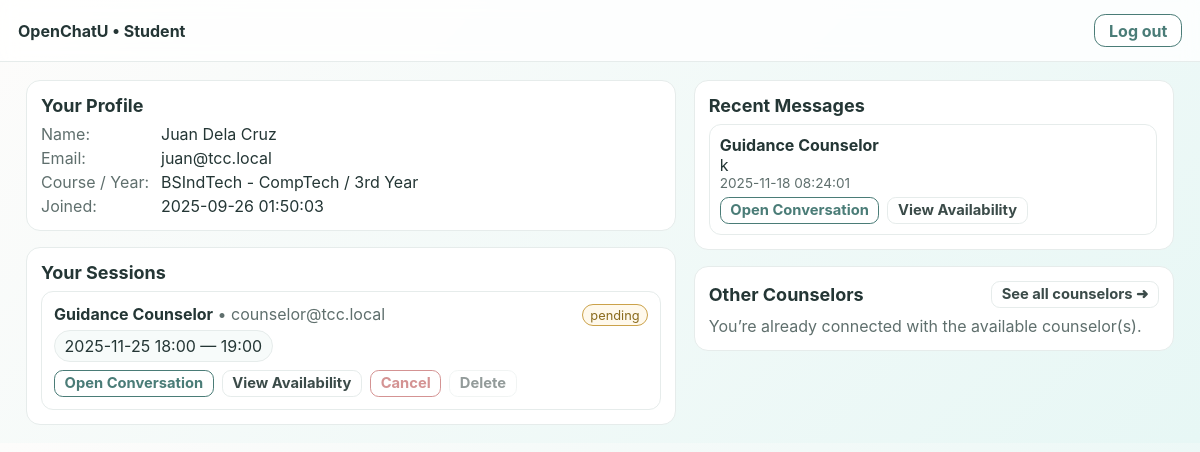
Page /student.php (signed in) on the committed database.
### tables this page shows
CREATE TABLE `users` (
  `user_id` int(11) NOT NULL,
  `full_name` varchar(100) NOT NULL,
  `email` varchar(100) NOT NULL,
  `password_hash` varchar(255) DEFAULT NULL,
  `role` enum('student','counselor','admin') NOT NULL DEFAULT 'student',
  `gender` varchar(10) DEFAULT NULL,
  `age` int(11) DEFAULT NULL,
  `civil_status` varchar(20) DEFAULT NULL,
  `year_level` varchar(20) DEFAULT NULL,
  `school_id_path` varchar(255) DEFAULT NULL,
  `course` varchar(100) DEFAULT NULL,
  `created_at` timestamp NOT NULL DEFAULT current_timestamp(),
  `verification_status` enum('pending','approved','rejected') NOT NULL DEFAULT 'pending',
  `id_file_path` varchar(255) DEFAULT NULL
);

CREATE TABLE `sessions` (
  `id` int(11) NOT NULL,
  `student_id` int(11) NOT NULL,
  `counselor_id` int(11) DEFAULT NULL,
  `started_at` datetime DEFAULT current_timestamp(),
  `status` enum('pending','approved','cancelled') NOT NULL,
  `type` enum('In-Person','Online-Video','Online-Chat') DEFAULT 'In-Person',
  `note` varchar(255) DEFAULT NULL
);

### student.php (the view, shortened to what this page needs)
<?php
require_once __DIR__ . '/db_connect.php';
$me = (int)($_SESSION['user_id'] ?? 0);
function col_exists(mysqli $c, string $t, string $col): bool {
  $q = $c->prepare("SELECT 1 FROM information_schema.COLUMNS
                    WHERE TABLE_SCHEMA = DATABASE()
                      AND TABLE_NAME = ?
                      AND COLUMN_NAME = ?
                    LIMIT 1");
  $q->bind_param('ss', $t, $col);
  $q->execute(); $q->store_result();
  $ok = $q->num_rows > 0; $q->close();
  return $ok;
}
function session_pk(mysqli $c): ?string {
  if (col_exists($c,'sessions','session_id')) return 'session_id';
  if (col_exists($c,'sessions','id'))        return 'id';
  return null;
}
$meRow = ['full_name'=>'', 'email'=>'', 'course'=>'', 'year_level'=>'', 'created_at'=>date('Y-m-d H:i:s')];
$stmt = $conn->prepare("SELECT full_name,email,COALESCE(course,'') AS course,COALESCE(year_level,'') AS year_level,created_at
                        FROM users WHERE user_id=? LIMIT 1");
$stmt->bind_param('i',$me); $stmt->execute();
if ($r = $stmt->get_result()->fetch_assoc()) $meRow = $r;
$sessPk = session_pk($conn);
$hasEnd = col_exists($conn,'sessions','ended_at');
$sessions = [];
if ($sessPk !== null) {
  $endedExpr = $hasEnd ? "s.ended_at" : "DATE_ADD(s.started_at, INTERVAL 60 MINUTE)";
  $sql = "
    SELECT s.$sessPk AS session_id,
           s.started_at,
           $endedExpr AS ended_at,
           s.status,
           c.user_id AS counselor_id, c.full_name AS counselor_name, c.email AS counselor_email
    FROM sessions s
    JOIN users c ON c.user_id = s.counselor_id
    WHERE s.student_id=?
      AND s.status <> 'cancelled'
    ORDER BY s.started_at DESC
    LIMIT 8";
  $stmt = $conn->prepare($sql);
  $stmt->bind_param('i',$me); $stmt->execute();
  $res = $stmt->get_result(); while ($row = $res->fetch_assoc()) $sessions[] = $row;
}
$recent = [];
$sql = "
  SELECT P.partner_id,
         U.full_name AS partner_name,
         COALESCE(U.email,'') AS partner_email,
         U.role AS partner_role,
         M.message, M.sent_at
  FROM (
    SELECT
      CASE WHEN m.sender_id = ? THEN m.receiver_id ELSE m.sender_id END AS partner_id,
      MAX(m.sent_at) AS last_time
    FROM messages m
    WHERE m.sender_id = ? OR m.receiver_id = ?
    GROUP BY partner_id
  ) P
  JOIN messages M
    ON ( (M.sender_id = ? AND M.receiver_id = P.partner_id) OR
         (M.sender_id = P.partner_id AND M.receiver_id = ?) )
   AND M.sent_at = P.last_time
  JOIN users U ON U.user_id = P.partner_id
  ORDER BY P.last_time DESC
  LIMIT 10";
$stmt = $conn->prepare($sql);
$stmt->bind_param('iiiii', $me,$me,$me,$me,$me);
$stmt->execute();
$r = $stmt->get_result();
while ($row = $r->fetch_assoc()) $recent[] = $row;
$excludeIds = [];
foreach ($sessions as $s) {
  if (!empty($s['counselor_id'])) $excludeIds[(int)$s['counselor_id']] = true;
}
foreach ($recent as $m) {
  if (($m['partner_role'] ?? '') === 'counselor') $excludeIds[(int)$m['partner_id']] = true;
}
$excludeIds = array_keys($excludeIds);
$counselors = [];
function can_cancel(array $s): bool {
  $now = time();
  $startTs = strtotime($s['started_at']);
  $status = strtolower(trim((string)($s['status'] ?? '')));
  return ($startTs > $now) && !in_array($status, ['cancelled','completed'], true);
}
?>
<!doctype html>
<html>
<head>
</head>
<body>
<header>
  <strong>OpenChatU • Student</strong>
  <a class="btn" href="logout.php">Log out</a>
</header>
<main>
  <div class="grid">
    <div class="left-col">
      <div class="card" style="margin-bottom:16px">
        <div class="card-head"><h2>Your Profile</h2></div>
        <div class="kv">
          <div class="muted">Name:</div><div><?= htmlspecialchars($meRow['full_name']) ?></div>
          <div class="muted">Email:</div><div><?= htmlspecialchars($meRow['email']) ?></div>
          <div class="muted">Course / Year:</div>
          <div><?= htmlspecialchars($meRow['course']) ?><?= $meRow['course'] && $meRow['year_level'] ? ' / ' : '' ?><?= htmlspecialchars($meRow['year_level']) ?></div>
          <div class="muted">Joined:</div><div><?= htmlspecialchars(date('Y-m-d H:i:s', strtotime($meRow['created_at']))) ?></div>
        </div>
      </div>
      <div class="card">
        <div class="card-head"><h2>Your Sessions</h2></div>
        <?php if (!$sessions): ?>
          <div class="muted">No sessions found.</div>
        <?php else: ?>
          <div class="list">
            <?php foreach ($sessions as $s):
              $statusKey = strtolower(trim((string)($s['status'] ?? '')));
              $badgeClass = 'badge '.($statusKey?:'');
              $canCancel = can_cancel($s);
            ?>
              <div class="pill">
                <div class="pill-head">
                  <div>
                    <div><strong><?= htmlspecialchars($s['counselor_name']) ?></strong> <span class="muted">• <?= htmlspecialchars($s['counselor_email']) ?></span></div>
                    <div class="chip"><?= htmlspecialchars(date('Y-m-d H:i', strtotime($s['started_at']))) ?> — <?= htmlspecialchars(date('H:i', strtotime($s['ended_at']))) ?></div>
                  </div>
                  <div class="<?= $badgeClass ?>"><?= htmlspecialchars($s['status']) ?></div>
                </div>
                <div class="pill-actions">
                  <a class="btn sm" href="thread.php?with=<?= (int)$s['counselor_id'] ?>">Open Conversation</a>
                  <a class="btn sm ghost" href="view_availability.php?counselor_id=<?= (int)$s['counselor_id'] ?>">View Availability</a>
                  <button class="btn sm danger btn-cancel" data-id="<?= (int)$s['session_id'] ?>" <?= $canCancel?'':'disabled title="Can’t cancel past or finalized sessions"' ?>>Cancel</button>
                  <button class="btn sm ghost btn-delete" data-id="<?= (int)$s['session_id'] ?>" <?= $canCancel?'':'disabled title="Can’t delete past or finalized sessions"' ?>>Delete</button>
                </div>
              </div>
            <?php endforeach; ?>
          </div>
        <?php endif; ?>
      </div>
    </div>
    <div class="right-col">
      <div class="card" style="margin-bottom:16px">
        <div class="card-head"><h2>Recent Messages</h2></div>
        <div class="msgs">
          <?php if (!$recent): ?>
            <div class="muted">No messages yet. Start a conversation below.</div>
          <?php else: foreach ($recent as $m): ?>
            <div class="msg">
              <div style="font-weight:700"><?= htmlspecialchars($m['partner_name']) ?></div>
              <div><?= htmlspecialchars($m['message']) ?></div>
              <div class="time"><?= htmlspecialchars($m['sent_at']) ?></div>
              <div class="row" style="margin-top:6px">
                <a class="btn sm" href="thread.php?with=<?= (int)$m['partner_id'] ?>">Open Conversation</a>
                <?php if (($m['partner_role'] ?? '') === 'counselor'): ?>
                  <a class="btn sm ghost" href="view_availability.php?counselor_id=<?= (int)$m['partner_id'] ?>">View Availability</a>
                <?php endif; ?>
              </div>
            </div>
          <?php endforeach; endif; ?>
        </div>
      </div>
      <div class="card">
        <div class="card-head">
          <h2><?= count($excludeIds) ? 'Other Counselors' : 'Counselors' ?></h2>
          <a class="btn sm ghost" href="counselors.php">See all counselors ➜</a>
        </div>
        <?php if (!$counselors): ?>
          <div class="muted">You’re already connected with the available counselor(s).</div>
        <?php endif; ?>
      </div>
    </div>
  </div>
</main>
</body>
</html>

### student.php (style rules this page uses)
:root { --ink:#243635;--muted:#5f6f6d;--brand:#4a7c77;--line:#e6eceb;--card:#fff;--chip:#f7fbfa }
* { box-sizing:border-box;margin:0;padding:0;font-family:'Inter',system-ui,Segoe UI,Roboto,Arial }
body { background:linear-gradient(135deg,#fdfcfb,#e7f7f5);color:var(--ink) }
header { display:flex;justify-content:space-between;align-items:center;padding:14px 18px;border-bottom:1px solid var(--line);background:#ffffffcc;backdrop-filter:blur(8px) }
.btn { border:1.5px solid var(--brand);color:var(--brand);background:#fff;padding:.48rem .85rem;border-radius:.7rem;font-weight:700;text-decoration:none;cursor:pointer;line-height:1 }
.btn.ghost { border-color:var(--line);color:#3b4b49 }
.btn.danger { border-color:#b23b3b;color:#b23b3b }
.btn[disabled] { opacity:.55;cursor:not-allowed }
.btn.sm { padding:.32rem .6rem;border-radius:.55rem;font-size:.92rem }
main { max-width:1180px;margin:18px auto;padding:0 16px }
.grid { display:grid;grid-template-columns:1.15fr .85fr;gap:18px }
.card { background:var(--card);border:1px solid var(--line);border-radius:14px;padding:14px }
.card-head { display:flex;justify-content:space-between;align-items:center;margin-bottom:8px;gap:10px }
.muted { color:var(--muted) }
h2 { font-size:18px }
.kv { display:grid;grid-template-columns:120px 1fr;row-gap:4px }
.list { display:flex;flex-direction:column;gap:12px }
.pill { border:1px solid var(--line);border-radius:12px;padding:12px;background:#fff }
.pill-head { display:flex;justify-content:space-between;align-items:flex-start;gap:10px }
.pill-actions { display:flex;gap:8px;flex-wrap:wrap;margin-top:8px }
.row { display:flex;gap:8px;align-items:center;flex-wrap:wrap }
.right-col .card { margin-bottom:16px }
.msgs { display:flex;flex-direction:column;gap:8px;max-height:320px;overflow:auto;padding-right:2px }
.msg { border:1px solid var(--line);border-radius:12px;background:#fff;padding:10px }
.msg .time { font-size:.85rem;color:var(--muted) }
.chip { display:inline-block;background:var(--chip);border:1px solid var(--line);border-radius:999px;padding:.3rem .6rem;margin-top:6px }
.badge { border:1px solid var(--line);padding:.15rem .45rem;border-radius:999px;font-size:.8rem;background:#fff;white-space:nowrap }
.badge.pending { border-color:#cba24a;color:#8a6b1d;background:#fff9ec }

### rows in the picture
users: full_name "Juan Dela Cruz", email "juan@tcc.local", created_at "2025-09-26 01:50:03"
sessions: users.full_name "Guidance Counselor", users.email "counselor@tcc.local", started_at "2025-11-25 18:00", ended_at "19:00", status "pending"

### other values in the picture
$meRow['course'] "BSIndTech - CompTech"
$meRow['year_level'] "3rd Year"
$m['partner_name'] "Guidance Counselor"
$m['message'] "k"
$m['sent_at'] "2025-11-18 08:24:01"
